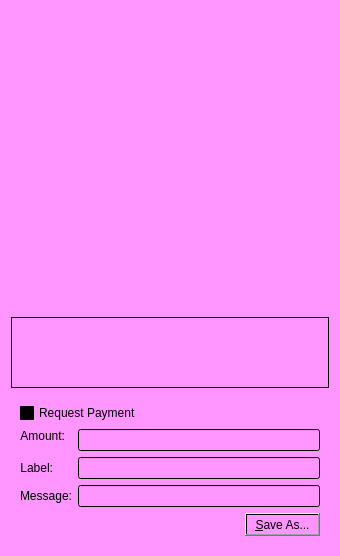
<?xml version="1.0" encoding="UTF-8"?>
<ui version="4.0">
 <class>QRCodeDialog</class>
 <widget class="QDialog" name="QRCodeDialog">
  <property name="geometry">
   <rect>
    <x>0</x>
    <y>0</y>
    <width>340</width>
    <height>556</height>
   </rect>
  </property>
  <property name="windowTitle">
   <string>QR Code Dialog</string>
  </property>
  <property name="autoFillBackground">
   <bool>false</bool>
  </property>
  <property name="styleSheet">
   <string notr="true">background-color: qlineargradient(spread:pad, x1:1, y1:0, x2:1, y2:0, stop:1 rgba(255, 150, 255, 255));</string>
  </property>
  <layout class="QVBoxLayout" name="verticalLayout_3">
   <item>
    <widget class="QLabel" name="lblQRCode">
     <property name="sizePolicy">
      <sizepolicy hsizetype="Expanding" vsizetype="Expanding">
       <horstretch>0</horstretch>
       <verstretch>0</verstretch>
      </sizepolicy>
     </property>
     <property name="minimumSize">
      <size>
       <width>300</width>
       <height>300</height>
      </size>
     </property>
     <property name="textFormat">
      <enum>Qt::PlainText</enum>
     </property>
     <property name="alignment">
      <set>Qt::AlignCenter</set>
     </property>
     <property name="wordWrap">
      <bool>true</bool>
     </property>
    </widget>
   </item>
   <item>
    <widget class="QPlainTextEdit" name="outUri">
     <property name="sizePolicy">
      <sizepolicy hsizetype="Expanding" vsizetype="Minimum">
       <horstretch>0</horstretch>
       <verstretch>0</verstretch>
      </sizepolicy>
     </property>
     <property name="minimumSize">
      <size>
       <width>0</width>
       <height>50</height>
      </size>
     </property>
     <property name="tabChangesFocus">
      <bool>true</bool>
     </property>
     <property name="textInteractionFlags">
      <set>Qt::TextSelectableByKeyboard|Qt::TextSelectableByMouse</set>
     </property>
    </widget>
   </item>
   <item>
    <widget class="QWidget" name="widget" native="true">
     <layout class="QVBoxLayout" name="verticalLayout_2">
      <item>
       <widget class="QCheckBox" name="chkReqPayment">
        <property name="enabled">
         <bool>true</bool>
        </property>
        <property name="text">
         <string>Request Payment</string>
        </property>
       </widget>
      </item>
      <item>
       <layout class="QFormLayout" name="formLayout">
        <property name="fieldGrowthPolicy">
         <enum>QFormLayout::AllNonFixedFieldsGrow</enum>
        </property>
        <item row="1" column="0">
         <widget class="QLabel" name="lblLabel">
          <property name="text">
           <string>Label:</string>
          </property>
          <property name="textFormat">
           <enum>Qt::PlainText</enum>
          </property>
          <property name="alignment">
           <set>Qt::AlignRight|Qt::AlignTrailing|Qt::AlignVCenter</set>
          </property>
          <property name="buddy">
           <cstring>lnLabel</cstring>
          </property>
         </widget>
        </item>
        <item row="1" column="1">
         <widget class="QLineEdit" name="lnLabel"/>
        </item>
        <item row="2" column="0">
         <widget class="QLabel" name="lblMessage">
          <property name="text">
           <string>Message:</string>
          </property>
          <property name="textFormat">
           <enum>Qt::PlainText</enum>
          </property>
          <property name="alignment">
           <set>Qt::AlignRight|Qt::AlignTrailing|Qt::AlignVCenter</set>
          </property>
          <property name="buddy">
           <cstring>lnMessage</cstring>
          </property>
         </widget>
        </item>
        <item row="2" column="1">
         <widget class="QLineEdit" name="lnMessage"/>
        </item>
        <item row="0" column="0">
         <widget class="QLabel" name="lblAmount">
          <property name="sizePolicy">
           <sizepolicy hsizetype="Preferred" vsizetype="Maximum">
            <horstretch>0</horstretch>
            <verstretch>0</verstretch>
           </sizepolicy>
          </property>
          <property name="text">
           <string>Amount:</string>
          </property>
          <property name="textFormat">
           <enum>Qt::PlainText</enum>
          </property>
          <property name="alignment">
           <set>Qt::AlignRight|Qt::AlignTrailing|Qt::AlignVCenter</set>
          </property>
          <property name="buddy">
           <cstring>lnReqAmount</cstring>
          </property>
         </widget>
        </item>
        <item row="0" column="1">
         <widget class="BitcoinAmountField" name="lnReqAmount">
          <property name="enabled">
           <bool>false</bool>
          </property>
          <property name="minimumSize">
           <size>
            <width>80</width>
            <height>0</height>
           </size>
          </property>
         </widget>
        </item>
       </layout>
      </item>
      <item>
       <layout class="QHBoxLayout" name="horizontalLayout">
        <item>
         <spacer name="horizontalSpacer">
          <property name="orientation">
           <enum>Qt::Horizontal</enum>
          </property>
          <property name="sizeHint" stdset="0">
           <size>
            <width>40</width>
            <height>20</height>
           </size>
          </property>
         </spacer>
        </item>
        <item>
         <widget class="QPushButton" name="btnSaveAs">
          <property name="text">
           <string>&amp;Save As...</string>
          </property>
         </widget>
        </item>
       </layout>
      </item>
     </layout>
    </widget>
   </item>
  </layout>
 </widget>
 <customwidgets>
  <customwidget>
   <class>BitcoinAmountField</class>
   <extends>QLineEdit</extends>
   <header>bitcoinamountfield.h</header>
   <container>1</container>
  </customwidget>
 </customwidgets>
 <resources/>
 <connections>
  <connection>
   <sender>chkReqPayment</sender>
   <signal>clicked(bool)</signal>
   <receiver>lnReqAmount</receiver>
   <slot>setEnabled(bool)</slot>
   <hints>
    <hint type="sourcelabel">
     <x>92</x>
     <y>285</y>
    </hint>
    <hint type="destinationlabel">
     <x>98</x>
     <y>311</y>
    </hint>
   </hints>
  </connection>
 </connections>
</ui>
